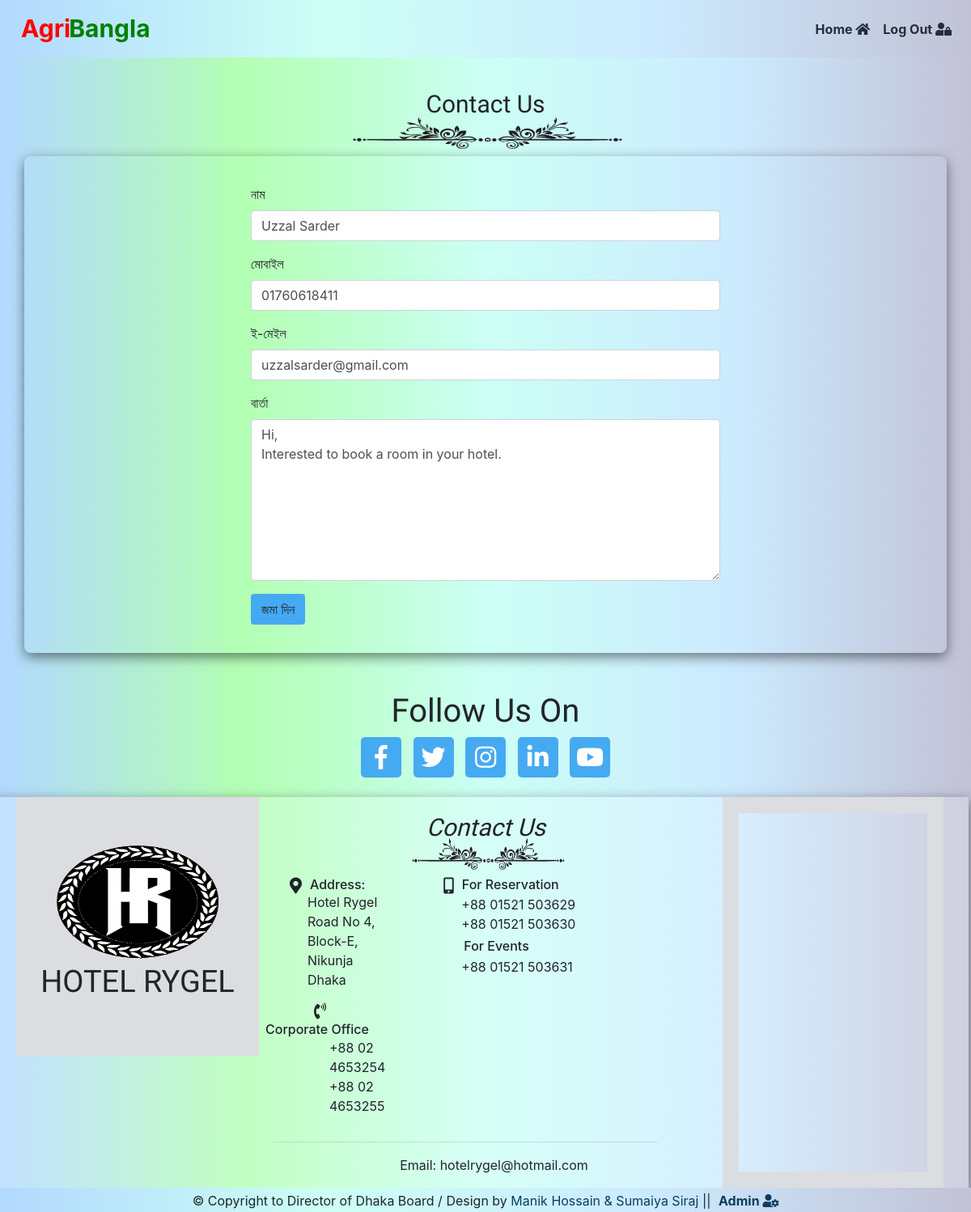
/contact_update.php?id=1 (signed in), run on the app's committed database.
### tables this page shows
CREATE TABLE `tbl_contactus` (
  `id` int(100) NOT NULL,
  `name` varchar(60) NOT NULL,
  `mobile` varchar(15) NOT NULL,
  `email` varchar(80) NOT NULL,
  `message` varchar(600) NOT NULL
);

### contact_update.php (the view, shortened to what this page needs)
<div class="text-center">
	<p style="font-family: 'Kaushan Script', cursive; font-size: 30px; padding-top: 10px;">Contact Us</p>
	<img src="gallery/underline.png" style="width: 350px; height: 60px; margin-top: -35px; padding-left: 5px;">
</div>
<div class="container bg-transparent">
		<div style="border-top-left-radius: 10%; max-width: 600px; margin: 0 auto;">
			<form action="" method="post" class="needs-validation" novalidate style="padding: 35px 10px;">
				<?php
					$link = mysqli_connect('localhost','root','','db_agribangla');
					$ids = $_GET['id'];
					$showquery ="select * from tbl_contactus where id ={$ids}";
					$showdata = mysqli_query($link, $showquery);
					$arrdata = mysqli_fetch_array($showdata);
				?>
				<div class="form-group">
					<label for="name">নাম</label>
					<input type="text" class="form-control" name="name" placeholder="নাম" value="<?php echo $arrdata['name']; ?>" required>
				</div>
				<div class="form-group">
					<label for="tel">মোবাইল</label>
					<input type="tel" class="form-control" name="mobile" placeholder="মোবাইল নাম্বার" value="<?php echo $arrdata['mobile']; ?>" required>
				</div>
				<div class="form-group">
					<label for="email">ই-মেইল</label>
					<input type="email" class="form-control" name="email" placeholder="ই-মেইল এড্রেস" value="<?php echo $arrdata['email']; ?>" required>
				</div>
				<div class="form-group">
					<label for="text">বার্তা</label>
					<textarea  name="message" class="form-control" style="height: 200px;" required><?php echo $arrdata['message']; ?></textarea>
				</div>
		    	<button type="submit" name="update" class="btn" style="background-color: #45aaf2">জমা দিন</button>
			</form>
		</div>
</div><br><br>
<?php include_once ('common/footer.php'); ?>

### css/style.css (style rules this page uses)
* { box-sizing: border-box; margin: 0; }
.bg-transparent { background:rgba(255,255,255,.2);box-shadow: 0 5px 15px rgba(0,0,0,.5);border-radius: 8px; }

### data on the page
tbl_contactus: name "Uzzal Sarder", mobile "01760618411", email "uzzalsarder@gmail.com", message "Hi, Interested to book a room in your hotel."
